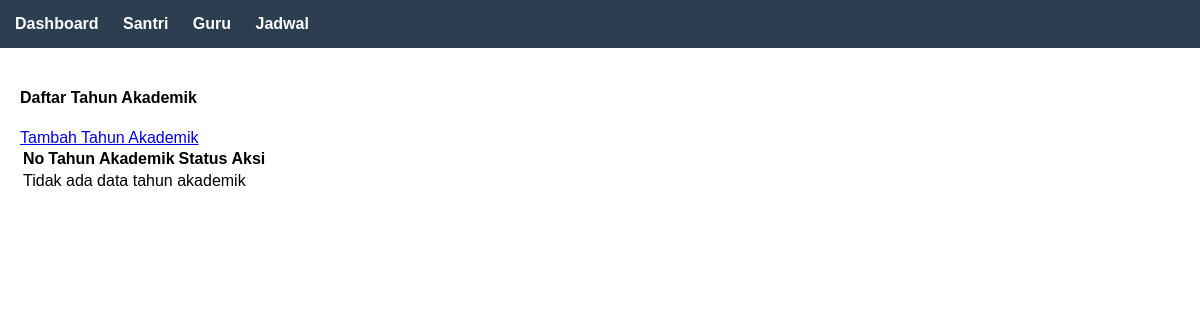
/tahun-akademik/, run on an earlier commit of the app's database.
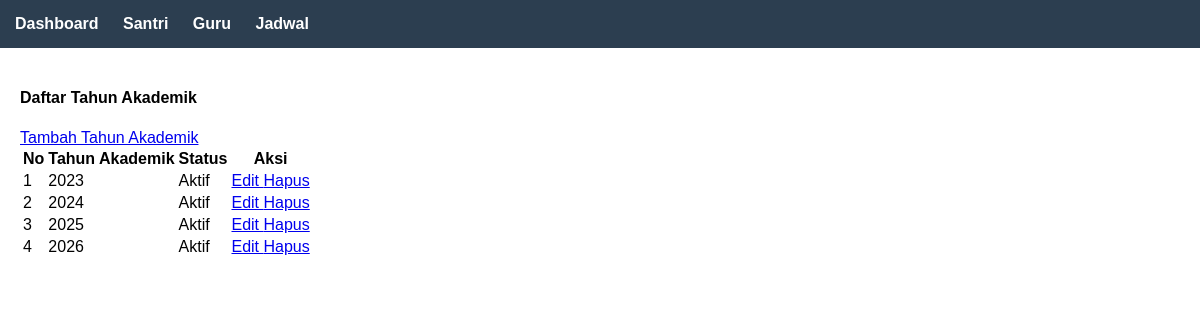
And on a later commit of the database.
### administrator/models.py (models this page shows, shortened)
class TahunAkademik(models.Model):
    tahun = models.CharField(max_length=9)  # contoh: 2025/2026
    aktif = models.BooleanField(default=True)
    class Meta:
        verbose_name = "Tahun Akademik"
        verbose_name_plural = "Tahun Akademik"

### administrator/views.py (the view)
# urls.py: path('tahun-akademik/', views.tahun_akademik_list, name='tahun_akademik_list'),
def tahun_akademik_list(request):
    tahun_akademik = TahunAkademik.objects.all()
    context = {
        'tahun_akademik': tahun_akademik
    }
    return render(request, 'tahun_akademik/list.html', context)

### templates/tahun_akademik/list.html (shortened to what this page needs)
{% extends 'base.html' %}
{% block content %}
<div class="container-fluid">
    <div class="row">
        <div class="col-12">
            <div class="card">
                <div class="card-header d-flex justify-content-between align-items-center">
                    <h4 class="card-title">Daftar Tahun Akademik</h4>
                    <a href="{% url 'tahun_akademik_tambah' %}" class="btn btn-primary">
                         Tambah Tahun Akademik
                    </a>
                </div>
                <div class="card-body">
                    <div class="table-responsive">
                        <table class="table table-striped table-bordered">
                            <thead>
                                <tr>
                                    <th>No</th>
                                    <th>Tahun Akademik</th>
                                    <th>Status</th>
                                    <th>Aksi</th>
                                </tr>
                            </thead>
                            <tbody>
                                {% for item in tahun_akademik %}
                                <tr>
                                    <td>{{ forloop.counter }}</td>
                                    <td>{{ item.tahun }}</td>
                                    <td>
                                        {% if item.aktif %}
                                            <span class="badge badge-success">Aktif</span>
                                        {% else %}
                                            <span class="badge badge-secondary">Tidak Aktif</span>
                                        {% endif %}
                                    </td>
                                    <td>
                                        <a href="{% url 'tahun_akademik_edit' item.id %}" class="btn btn-sm btn-warning" title="Edit">
                                             Edit
                                        </a>
                                        <a href="{% url 'tahun_akademik_hapus' item.id %}" class="btn btn-sm btn-danger"
                                           onclick="return confirm('Apakah Anda yakin ingin menghapus tahun akademik ini?')" title="Hapus">
                                             Hapus
                                        </a>
                                    </td>
                                </tr>
                                {% empty %}
                                <tr>
                                    <td colspan="4" class="text-center">Tidak ada data tahun akademik</td>
                                </tr>
                                {% endfor %}
                            </tbody>
                        </table>
                    </div>
                </div>
            </div>
        </div>
    </div>
</div>
{% endblock %}

What changed in the data, as far as the page shows it:
added TahunAkademik: tahun "2023", aktif "Aktif"
added TahunAkademik: tahun "2024", aktif "Aktif"
added TahunAkademik: tahun "2025", aktif "Aktif"
added TahunAkademik: tahun "2026", aktif "Aktif"
Also different on the page:
text no longer shown: "Tidak ada data tahun akademik"
